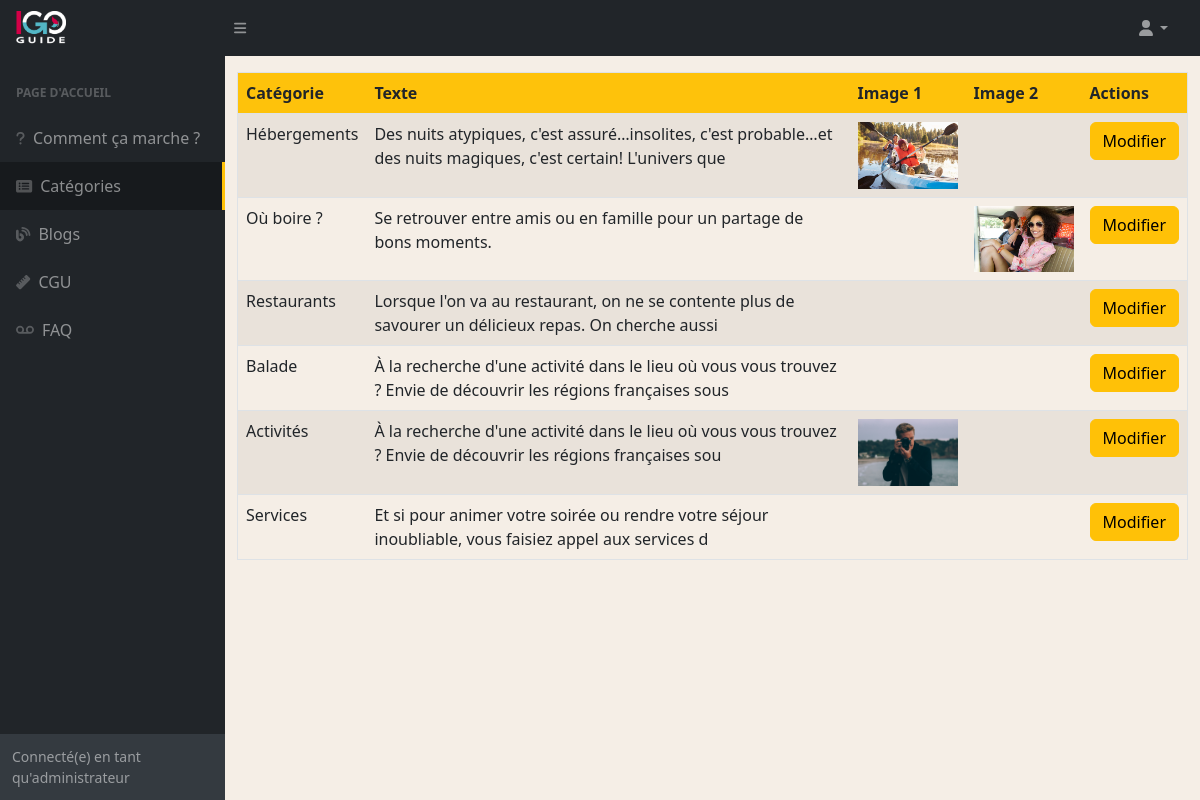
Screenshot of /index.php/dashboard/categories with the database file from the repository.
### tables this page shows
CREATE TABLE `categories` (
  `categories_id` int(10) UNSIGNED NOT NULL,
  `categories_nom` varchar(200) NOT NULL,
  `categories_texte` text NOT NULL,
  `categories_image1` text NOT NULL,
  `categories_image2` text NOT NULL
);

### application/controllers/Dashboard.php (called while the page is built, shortened)
<?php
    class Dashboard extends CI_Controller {
        public function __construct()
        {
            $this->load->model('FrontModel','front') ;
        }
        public function categories() {
            $this->load->view("dashboard/categories",["categories" => $this->front->getAllCategories(),"su" => $this->front->getSU() ,]) ;
        }
    }

### index.php (called while the page is built, shortened)
<?php
require_once BASEPATH.'core/CodeIgniter.php';

### application/core/database/QueryBuilder.php (called while the page is built, shortened)
<?php
class QueryBuilder{
    protected $db;
    protected $query;
    protected $queryType;
    public function __construct(Database $db)
    {
        $this->db = $db->getConnection();
    }
    public function select($table)
    {
        $table = htmlspecialchars(trim($table));
		$this->query = "SELECT * FROM " . $table;
        $this->queryType = "select";
		return $this;
    }
    public function order($param)
	{
		$this->query .= " ORDER BY ";
		$listeOrder = "";
		foreach ($param as $key => $value) {
			$listeOrder .= $key . " " . $value . ",";
		}
		$listeOrder = trim($listeOrder, ",");
		$this->query .= $listeOrder;
		return $this;
	}
    public function execute(array $params = null)
    {
        $response = false;
        $req = null;
        try {
            $req = $this->db->prepare($this->query);
            $response = $req->execute($params);
        } catch (PDOException $e) {
            die($e->getMessage());
        }
        if($this->queryType === "select") {
            return $req->fetchAll(PDO::FETCH_OBJ);
        }
        return $response;
    }
}

### application/core/database/Database.php (called while the page is built, shortened)
<?php
class Database{
    private $pdo;
    public function __construct($config = null)
    {
        $dns = 'mysql:host='. $config["db_host"] .';port='. $config["db_port"] .';dbname=' . $config["db_name"];
        try {
            $this->pdo = new PDO($dns, $config["db_user"], $config["db_password"],self::OPTIONS);
        } catch (PDOException $e) {
            die($e->getMessage());
        }
    }
    public function getConnection()
    {
        return $this->pdo;
    }
}

### application/models/FrontModel.php (called while the page is built, shortened)
<?php
    class FrontModel extends CI_Model
    {
        public function getAllCategories() {
            return DB::select('categories')
                       ->order(['categories_id' => "ASC"])
                       ->execute(null) ;
        }
    }

### application/views/dashboard/categories.php (the view, shortened to what this page needs)
<!DOCTYPE html>
<html lang="en">
    <head>
        <link href="https://cdn.jsdelivr.net/npm/simple-datatables@7.1.2/dist/style.min.css" rel="stylesheet" />
        <link href="<?php echo base_url()?>publics/dashboard/css/styles.css" rel="stylesheet" />
        <link href="<?php echo base_url()?>publics/dashboard/css/dashboard.css" rel="stylesheet" />
    </head>
    <body class="sb-nav-fixed" style="background-color: #f5eee6;">
        <nav class="sb-topnav navbar navbar-expand navbar-dark bg-dark">
            <a class="navbar-brand ps-3" href="index.html">
                <img src="<?php echo base_url()?>publics/image/logo.png" style="width: 50px ;" alt="">
            </a>
            <button class="btn btn-link btn-sm order-1 order-lg-0 me-4 me-lg-0" id="sidebarToggle" href="#!"><i class="fas fa-bars"></i></button>
            <ul class="navbar-nav ms-auto ms-md-0 me-3 me-lg-4">
                <li class="nav-item dropdown">
                    <a class="nav-link dropdown-toggle" id="navbarDropdown" href="#" role="button" data-bs-toggle="dropdown" aria-expanded="false"><i class="fas fa-user fa-fw"></i></a>
                </li>
            </ul>
        </nav>
        <div id="layoutSidenav">
            <div id="layoutSidenav_nav">
                <nav class="sb-sidenav accordion sb-sidenav-dark" id="sidenavAccordion">
                    <div class="sb-sidenav-menu">
                    <div class="nav">
                        <div class="sb-sidenav-menu-heading">Page d'accueil</div>
                        <a class="nav-link " href="<?php echo base_url() ?>Dashboard/">
                            <div class="sb-nav-link-icon"><i class="fas fa-question"></i></div>
                            Comment ça marche ?
                        </a>
                        <a class="nav-link activate" href="<?php echo base_url() ?>Dashboard/categories">
                            <div class="sb-nav-link-icon"><i class="fas fa-list-alt"></i></div>
                            Catégories
                        </a>
                        <a class="nav-link" href="<?php echo base_url() ?>Dashboard/blogs">
                            <div class="sb-nav-link-icon"><i class="fas fa-blog"></i></div>
                            Blogs
                        </a>
                        <a class="nav-link " href="<?php echo base_url() ?>Dashboard/cgu">
                            <div class="sb-nav-link-icon"><i class="fas fa-ruler"></i></div>
                            CGU
                        </a>
                        <a class="nav-link" href="<?php echo base_url() ?>Dashboard/faq">
                            <div class="sb-nav-link-icon"><i class="fas fa-voicemail"></i></div>
                            FAQ
                        </a>
                    </div>
                    </div>
                    <div class="sb-sidenav-footer">
                        <div class="small">Connecté(e) en tant qu'administrateur</div>
                    </div>
                </nav>
            </div>
            <div id="layoutSidenav_content">
                <main>
                   <div class="container-fluid px-4">
                        <div class="row">
                            <table class="border mt-3 table table-striped">
                                <thead style="background-color:#fec20b;">
                                    <tr>
                                        <th>Catégorie</th>
                                        <th>Texte</th>
                                        <th>Image 1</th>
                                        <th>Image 2</th>
                                        <th>Actions</th>
                                    </tr>
                                </thead>
                                <tbody>
                                    <?php if(isset($categories)):?>
                                        <?php for($i = 0; $i < count($categories); $i++):?>
                                            <tr>
                                                <td><?php echo $categories[$i]->categories_nom ; ?></td>
                                                <td><?php echo $categories[$i]->categories_texte ; ?></td>
                                                <td>
                                                    <img style="width: 100px;" src="<?php echo base_url()."publics/".$categories[$i]->categories_image1 ; ?>" alt="">
                                                </td>
                                                <td>
                                                    <img style="width: 100px;" src="<?php echo base_url()."publics/".$categories[$i]->categories_image2 ; ?>" alt="">
                                                </td>
                                                <td>
                                                    <a href="#" class="btn btn-warning" data-bs-toggle="modal" data-bs-target="#myModal<?php echo $categories[$i]->categories_id ?>">Modifier</a>
                                                </td>
                                            </tr>
                                        <?php endfor ;?>
                                    <?php endif;?>
                                </tbody>
                            </table>
                        </div>
                   </div>
                </main>
            </div>
        </div>
    </body>
</html>

### publics/dashboard/css/dashboard.css (style rules this page uses)
.activate { border-right: 3px solid #ffc107 ; background-color: rgba(0,0,0,0.3) ; }

### rows the page displays
categories: categories_nom "Hébergements", categories_texte "Des nuits atypiques, c'est assuré…insolites, c'est probable…et des nuits magiques, c'est certain! L'univers que", categories_image1 (picture)
categories: categories_nom "Où boire ?", categories_texte "Se retrouver entre amis ou en famille pour un partage de bons moments.", categories_image2 (picture)
categories: categories_nom "Restaurants", categories_texte "Lorsque l'on va au restaurant, on ne se contente plus de savourer un délicieux repas. On cherche aussi"
categories: categories_nom "Balade", categories_texte "À la recherche d'une activité dans le lieu où vous vous trouvez ? Envie de découvrir les régions françaises sous"
categories: categories_nom "Activités", categories_texte "À la recherche d'une activité dans le lieu où vous vous trouvez ? Envie de découvrir les régions françaises sou", categories_image1 (picture)
categories: categories_nom "Services", categories_texte "Et si pour animer votre soirée ou rendre votre séjour inoubliable, vous faisiez appel aux services d"
